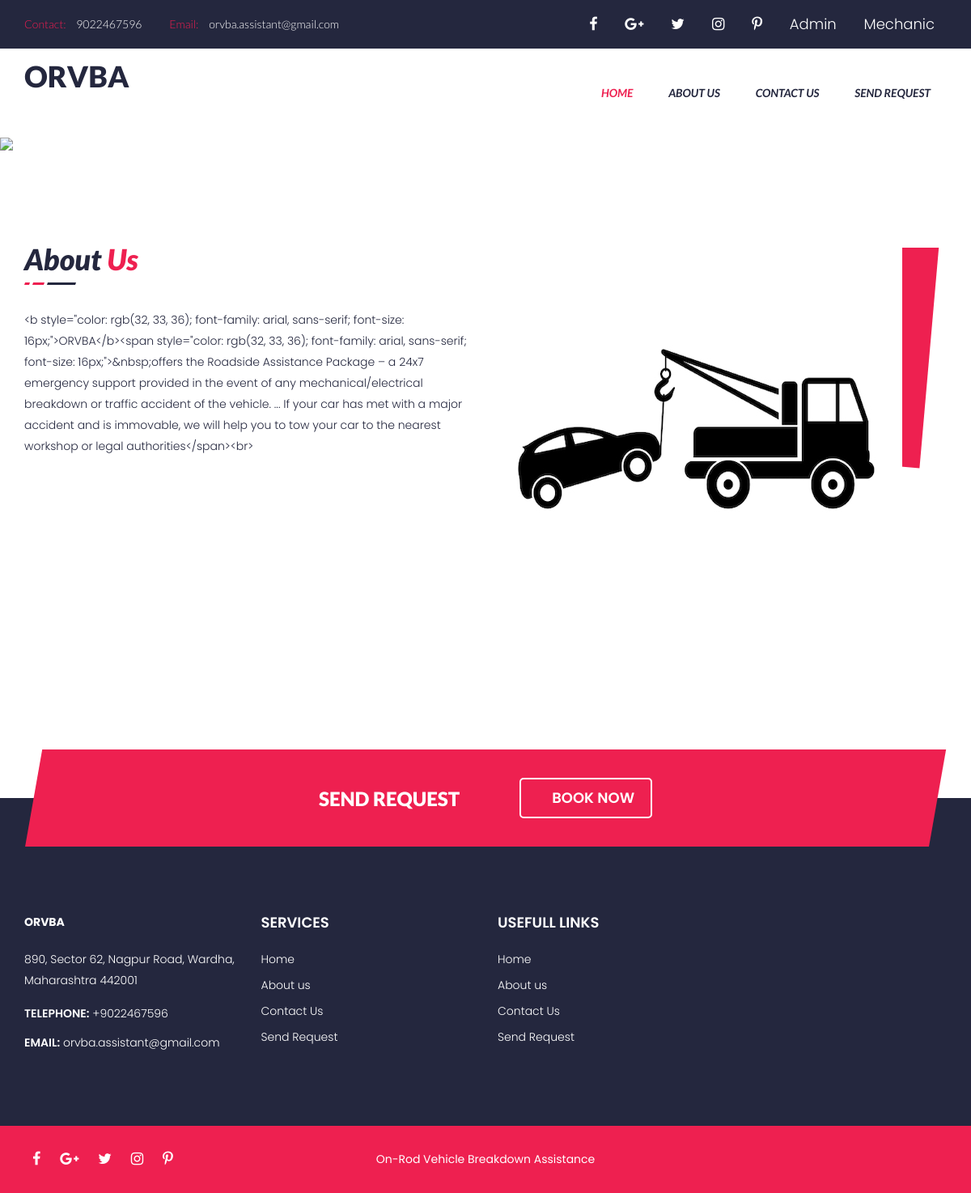
The app's page /vehicleassitancems/index.php with its own data.
### tables this page shows
CREATE TABLE `tblpage` (
  `ID` int(10) NOT NULL,
  `PageType` varchar(200) DEFAULT NULL,
  `PageTitle` mediumtext DEFAULT NULL,
  `PageDescription` mediumtext DEFAULT NULL,
  `Email` varchar(200) DEFAULT NULL,
  `MobileNumber` bigint(10) DEFAULT NULL,
  `UpdationDate` date DEFAULT NULL,
  `Timing` varchar(200) NOT NULL
);

### vehicleassitancems/index.php (the view, shortened to what this page needs)
<?php
include('includes/dbconnection.php');
?>
<!DOCTYPE html>
<html class="no-js" lang="zxx">
    <head>
        <link rel="stylesheet" href="css1/normalize.css">
        <link rel="stylesheet" href="css1/animate.css">
        <link rel="stylesheet" href="css1/bootstrap.min.css">
        <link rel="stylesheet" href="css1/meanmenu.min.css">
        <link rel="stylesheet" href="css1/font-awesome.min.css">
        <link rel="stylesheet" href="css1/icofont.css">
        <link rel="stylesheet" href="css1/change-text.css">
        <link rel="stylesheet" href="css1/jquery.mb.YTPlayer.min.css">
        <link rel="stylesheet" href="css1/main.css">
        <link rel="stylesheet" href="css1/owl.carousel.css">
        <link rel="stylesheet" href="css1/owl.theme.css">
        <link rel="stylesheet" href="css1/owl.transitions.css">
        <link rel="stylesheet" href="lib/css/nivo-slider.css">
        <link rel="stylesheet" href="lib/css/preview.css">
        <link rel="stylesheet" href="style.css">
        <link rel="stylesheet" href="css1/responsive.css">
    </head>
    <body>
       <?php include_once('includes/header.php');?>
        <div class="slider-area">
            <div class="bend niceties preview-1">
                <div id="nivoslider" class="slides">
                </div>
                <div id="slider-direction-1" class="t-cn slider-direction">
                    <div class="slider-caption">
                    </div>
                </div>
        </div>
        <div class="about-us-area section-padding">
            <div class="container">
                <div class="row">
                    <div class="col-md-6">
                        <div class="section-heading">
                            <h2>About <span>Us</span></h2>
                        </div>
                        <div class="about-us-info">
                             <?php
$sql="SELECT * from tblpage where PageType='aboutus'";
$query = $dbh -> prepare($sql);
$query->execute();
$results=$query->fetchAll(PDO::FETCH_OBJ);
$cnt=1;
if($query->rowCount() > 0)
{
foreach($results as $row)
{               ?>
                            <p><?php  echo htmlentities($row->PageDescription);?></p>
                            <?php $cnt=$cnt+1;}} ?>
                        </div>
                    </div>
                    <div class="col-md-6 hidden-xs">
                        <div class="about-us-img">
                            <img src="img1/about/tow-truck-federal-way-2.jpg" alt="">
                        </div>
                    </div>
                </div>
            </div>
        </div>
        <?php include_once('includes/footer.php');?>
    </body>
</html>

### vehicleassitancems/includes/header.php (shortened to what this page needs)
        <header id="sticker">
            <div class="header-top">
                <div class="container">
                    <div class="row">
                        <div class="col-md-7">
                            <div class="welcome-msg">
                                <ul>
                                    <?php
$sql="SELECT * from tblpage where PageType='contactus'";
$query = $dbh -> prepare($sql);
$query->execute();
$results=$query->fetchAll(PDO::FETCH_OBJ);
$cnt=1;
if($query->rowCount() > 0)
{
foreach($results as $row)
{               ?>
                                    <li> <p> <span> Contact: </span><?php  echo htmlentities($row->MobileNumber);?></p></li>
                                    <li> <p> <span> Email: </span><?php  echo htmlentities($row->Email);?></p></li><?php $cnt=$cnt+1;}} ?>
                                </ul>
                            </div>
                        </div>
                        <div class="col-md-5">
                            <div class="header-top-menu">
                                <div class="top-social">
                                    <ul>
                                        <li><a href="#"> <i class="fa fa-facebook"></i> </a></li>
                                        <li><a href="#"> <i class="fa fa-google-plus"></i> </a></li>
                                        <li><a href="#"> <i class="fa fa-twitter"></i> </a></li>
                                        <li><a href="#"> <i class="fa fa-instagram"></i> </a></li>
                                        <li><a href="#"> <i class="fa fa-pinterest-p"></i> </a></li>
                                        <li><a href="admin/login.php">Admin</a></li>
                                        <li><a href="driver/login.php">Mechanic</a></li>
                                    </ul>
                                </div>
                            </div>
                        </div>
                    </div>
                </div>
            </div>
            <div class="main-menu-area hidden-xs">
                <div class="container">
                    <div class="menu-position">
                        <div class="row">
                            <div class="col-md-3 col-sm-2">
                                <div class="logo">
                                    <a href="index.php">
                                       <h1>ORVBA<h2>
                                    </a>
                                </div>
                            </div>
                            <div class="col-md-9 col-sm-10 static">
                                <div class="main-menu">
                                    <nav>
                                        <ul>
                                            <li class="has-sub"><a href="index.php">Home</a></li>
                                            <li><a href="about-us.php">About us</a></li>
                                            <li><a href="contact.php">Contact Us</a></li>
                                            <li><a href="booking-request.php">Send Request</a></li>
                                        </ul>
                                    </nav>
                                </div>
                            </div>
                        </div>
                    </div>
                </div>
            </div>
        </header>

### vehicleassitancems/includes/footer.php
 <div class="quick-book-area">
            <div class="container">
                <div class="row">
                    <div class="col-md-12">
                        <div class="book-now">
                            <div class="display-table">
                                <div class="display-table-cell">
                                    <div class="book-now-title">
                                        <h2>Send Request</h2>
                                        <a href="booking-request.php" class="book-now-btn"> <i class="icofont icofont-long-arrow-right"></i> BOOK NOW</a>
                                    </div>
                                </div>
                            </div>
                        </div>
                    </div>
                </div>
            </div>
        </div>
        <div class="footer-top-area">
            <div class="container">
                <div class="row">
                    <div class="col-md-3 col-sm-4">
                        <div class="single-footer-top">
                            <div class="footer-about-us">
                                <?php
$sql="SELECT * from tblpage where PageType='contactus'";
$query = $dbh -> prepare($sql);
$query->execute();
$results=$query->fetchAll(PDO::FETCH_OBJ);
$cnt=1;
if($query->rowCount() > 0)
{
foreach($results as $row)
{               ?>
                                <a href="index.php" class="footer-logo"> <strong style="color:white ;font-weight: bold;">ORVBA</strong> </a>
                                <div class="footer-address">
                                    <p> <?php  echo htmlentities($row->PageDescription);?></p>
                                </div>
                                <div class="footer-contact-info">
                                    <p> <span> Telephone:</span> +<?php  echo htmlentities($row->MobileNumber);?> </p>
                                    <p> <span> Email:</span> <?php  echo htmlentities($row->Email);?> </p>
                                </div>
                            </div><?php $cnt=$cnt+1;}} ?>
                        </div>
                    </div>
                    <div class="col-sm-2">
                        <div class="single-footer-top">
                            <div class="footer-top-title">
                                <h3>Services</h3>
                            </div>
                            <div class="footer-top-menu">
                                <ul>
                                    <li class="has-sub"><a href="index.php">Home</a></li>
                                            <li><a href="about-us.php">About us</a></li>
                                            <li><a href="contact.php">Contact Us</a></li>
                                            <li><a href="booking-request.php">Send Request</a></li>
                                </ul>
                            </div>
                        </div>
                    </div>
                    <div class="col-md-2 col-md-offset-1 col-sm-3">
                        <div class="single-footer-top">
                            <div class="footer-top-title">
                                <h3>USEFULL LINKS</h3>
                            </div>
                            <div class="footer-top-menu">
                                <ul>
                                    <li class="has-sub"><a href="index.php">Home</a></li>
                                            <li><a href="about-us.php">About us</a></li>
                                            <li><a href="contact.php">Contact Us</a></li>
                                            <li><a href="booking-request.php">Send Request</a></li>
                                </ul>
                            </div>
                        </div>
                    </div>
                </div>
            </div>
        </div>
        <div class="footer-area">
            <div class="container">
                <div class="row">
                    <div class="col-md-3 col-sm-4">
                        <div class="footer-social">
                            <ul>
                                <li><a href="#"> <i class="fa fa-facebook"></i> </a></li>
                                <li><a href="#"> <i class="fa fa-google-plus"></i> </a></li>
                                <li><a href="#"> <i class="fa fa-twitter"></i> </a></li>
                                <li><a href="#"> <i class="fa fa-instagram"></i> </a></li>
                                <li><a href="#"> <i class="fa fa-pinterest-p"></i> </a></li>
                            </ul>
                        </div>
                    </div>
                    <div class="col-md-6 col-sm-4">
                        <div class="footer-copyright">
                            <p> On-Rod Vehicle Breakdown Assistance  </p>
                        </div>
                    </div>
                </div>
            </div>
        </div>

### vehicleassitancems/css1/change-text.css (style rules this page uses)
a { text-decoration: none; }

### vehicleassitancems/css1/main.css (style rules this page uses)
html { color: #222; font-size: 1em; line-height: 1.4; }
audio, canvas, iframe, img, svg, video { vertical-align: middle; }

### vehicleassitancems/css1/responsive.css (style rules this page uses)
@media (min-width: 992px) and (max-width: 1500px) { .slider-caption { padding-top: 100px; padding-left: 50px; } }
@media (min-width: 992px) and (max-width: 1200px) { .main-menu nav ul li a { padding: 42px 20px; } }
@media (min-width: 992px) and (max-width: 1200px) { .slider-caption { padding-left: 50px; width: 80%; padding-top: 20px; } }
@media (min-width: 992px) and (max-width: 1200px) { .footer-social ul li a { padding: 0 10px; } }

### records on screen
tblpage: MobileNumber "9022467596", Email "orvba.assistant@gmail.com", PageDescription "890, Sector 62, Nagpur Road, Wardha, Maharashtra 442001"
tblpage: PageDescription "<b style=\"color: rgb(32, 33, 36); font-family: arial, sans-serif; font-size: 16px;\">ORVBA</b><span style=\"color: rgb(32, 33, 36); font-family: arial, sans-serif; font-size: 16px;\">&nbsp;offers the Roadside Assistance Package – a 24x7 emergency support provided in the event of any mechanical/electrical breakdown or traffic accident of the vehicle. ... If your car has met with a major accident and is immovable, we will help you to tow your car to the nearest workshop or legal authorities</span><br>"
